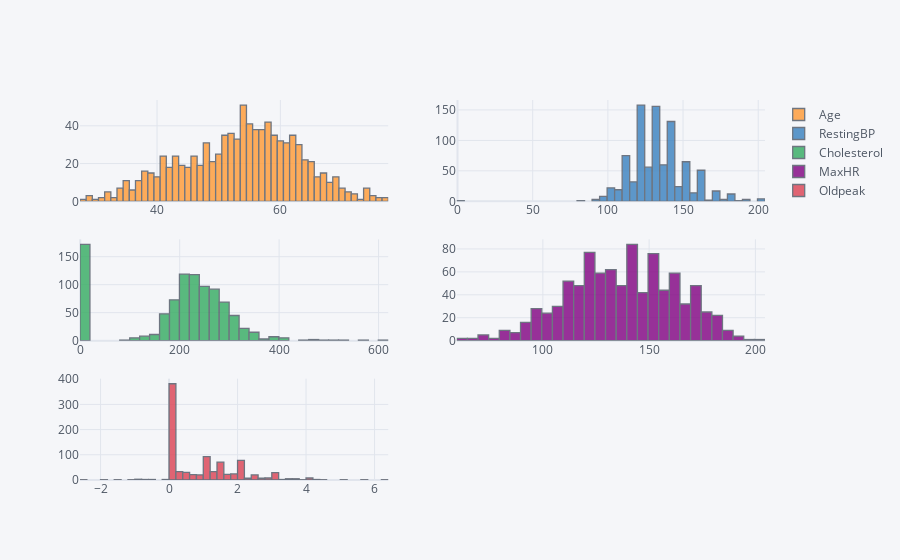

The notebook cell saved with this chart:
### Code cell
df[numerical].iplot(kind='histogram',subplots=True,bins=50)

### Figure 1 — Plotly figure (JSON) as saved in the notebook; plotly's stock layout.template omitted (floating-point values rounded to 4 significant figures; data arrays with more than 128 entries replaced by an {"elided": "..."} marker saying what was removed)
{"data": [{"histfunc": "count", "histnorm": "", "marker": {"color": "rgba(255, 153, 51, 1.0)", "line": {"color": "#4D5663", "width": 1.3}}, "name": "Age", "nbinsx": 50, "opacity": 0.8, "orientation": "v", "type": "histogram", "x": {"elided": "918 int values"}, "xaxis": "x", "yaxis": "y"}, {"histfunc": "count", "histnorm": "", "marker": {"color": "rgba(55, 128, 191, 1.0)", "line": {"color": "#4D5663", "width": 1.3}}, "name": "RestingBP", "nbinsx": 50, "opacity": 0.8, "orientation": "v", "type": "histogram", "x": {"elided": "918 int values"}, "xaxis": "x2", "yaxis": "y2"}, {"histfunc": "count", "histnorm": "", "marker": {"color": "rgba(50, 171, 96, 1.0)", "line": {"color": "#4D5663", "width": 1.3}}, "name": "Cholesterol", "nbinsx": 50, "opacity": 0.8, "orientation": "v", "type": "histogram", "x": {"elided": "918 int values"}, "xaxis": "x3", "yaxis": "y3"}, {"histfunc": "count", "histnorm": "", "marker": {"color": "rgba(128, 0, 128, 1.0)", "line": {"color": "#4D5663", "width": 1.3}}, "name": "MaxHR", "nbinsx": 50, "opacity": 0.8, "orientation": "v", "type": "histogram", "x": {"elided": "918 int values"}, "xaxis": "x4", "yaxis": "y4"}, {"histfunc": "count", "histnorm": "", "marker": {"color": "rgba(219, 64, 82, 1.0)", "line": {"color": "#4D5663", "width": 1.3}}, "name": "Oldpeak", "nbinsx": 50, "opacity": 0.8, "orientation": "v", "type": "histogram", "x": {"elided": "918 float values"}, "xaxis": "x5", "yaxis": "y5"}], "layout": {"barmode": "overlay", "legend": {"bgcolor": "#F5F6F9", "font": {"color": "#4D5663"}}, "paper_bgcolor": "#F5F6F9", "plot_bgcolor": "#F5F6F9", "title": {"font": {"color": "#4D5663"}}, "xaxis": {"anchor": "y", "domain": [0, 0.45], "gridcolor": "#E1E5ED", "showgrid": true, "tickfont": {"color": "#4D5663"}, "title": {"font": {"color": "#4D5663"}, "text": ""}, "zerolinecolor": "#E1E5ED"}, "xaxis2": {"anchor": "y2", "domain": [0.55, 1], "gridcolor": "#E1E5ED", "showgrid": true, "tickfont": {"color": "#4D5663"}, "title": {"font": {"color": "#4D5663"}, "text": ""}, "zerolinecolor": "#E1E5ED"}, "xaxis3": {"anchor": "y3", "domain": [0, 0.45], "gridcolor": "#E1E5ED", "showgrid": true, "tickfont": {"color": "#4D5663"}, "title": {"font": {"color": "#4D5663"}, "text": ""}, "zerolinecolor": "#E1E5ED"}, "xaxis4": {"anchor": "y4", "domain": [0.55, 1], "gridcolor": "#E1E5ED", "showgrid": true, "tickfont": {"color": "#4D5663"}, "title": {"font": {"color": "#4D5663"}, "text": ""}, "zerolinecolor": "#E1E5ED"}, "xaxis5": {"anchor": "y5", "domain": [0, 0.45], "gridcolor": "#E1E5ED", "showgrid": true, "tickfont": {"color": "#4D5663"}, "title": {"font": {"color": "#4D5663"}, "text": ""}, "zerolinecolor": "#E1E5ED"}, "yaxis": {"anchor": "x", "domain": [0.7333, 1], "gridcolor": "#E1E5ED", "showgrid": true, "tickfont": {"color": "#4D5663"}, "title": {"font": {"color": "#4D5663"}, "text": ""}, "zerolinecolor": "#E1E5ED"}, "yaxis2": {"anchor": "x2", "domain": [0.7333, 1], "gridcolor": "#E1E5ED", "showgrid": true, "tickfont": {"color": "#4D5663"}, "title": {"font": {"color": "#4D5663"}, "text": ""}, "zerolinecolor": "#E1E5ED"}, "yaxis3": {"anchor": "x3", "domain": [0.3667, 0.6333], "gridcolor": "#E1E5ED", "showgrid": true, "tickfont": {"color": "#4D5663"}, "title": {"font": {"color": "#4D5663"}, "text": ""}, "zerolinecolor": "#E1E5ED"}, "yaxis4": {"anchor": "x4", "domain": [0.3667, 0.6333], "gridcolor": "#E1E5ED", "showgrid": true, "tickfont": {"color": "#4D5663"}, "title": {"font": {"color": "#4D5663"}, "text": ""}, "zerolinecolor": "#E1E5ED"}, "yaxis5": {"anchor": "x5", "domain": [0, 0.2667], "gridcolor": "#E1E5ED", "showgrid": true, "tickfont": {"color": "#4D5663"}, "title": {"font": {"color": "#4D5663"}, "text": ""}, "zerolinecolor": "#E1E5ED"}}}
